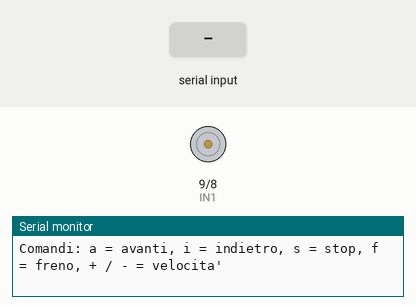
Recording of a sketch running on a simulated Arduino Uno, built with avr-gcc and run on an emulated ATmega328P. On the bench: motor-driver pin pairs drawn as motors (green arrow = first pin HIGH = forward, orange = second pin HIGH = backward, longer = more drive, scaled by the enable pin), the last lines printed to the serial monitor. Inputs (shaded band) come from the test bench.

Above: at 1.2 s.
1.3 s: "a\n" received over Serial
At 1.6 s:
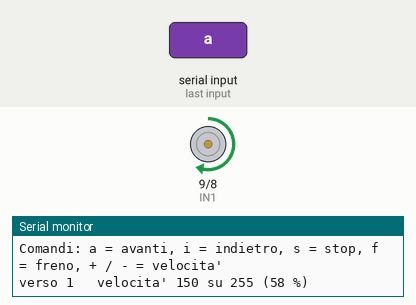
2.8 s: byte 102 ('f') received over Serial
At 3.9 s:
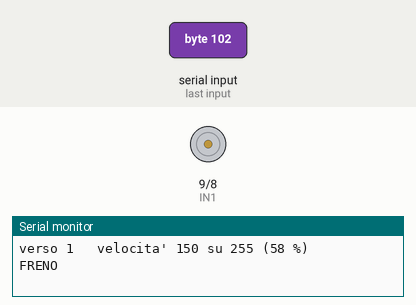
4.3 s: byte 105 ('i') received over Serial
At 5.1 s:
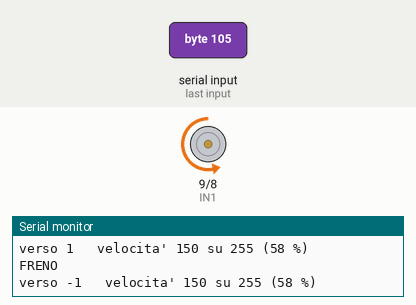
5.8 s: byte 45 ('-') received over Serial
At 6.2 s:
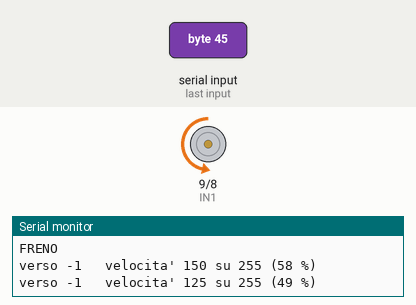
7.3 s: byte 97 ('a') received over Serial
At 8.5 s:
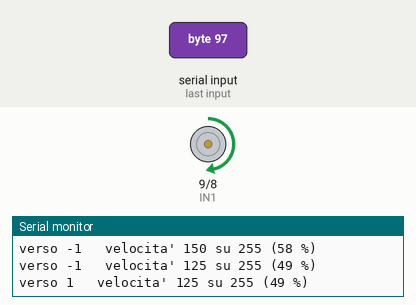
8.8 s: "i\n" received over Serial
At 9.7 s:
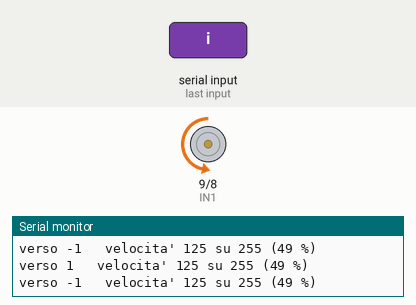
Timing chart, 0 to 11.3 s (numbered marks = the images above; inputs shaded):
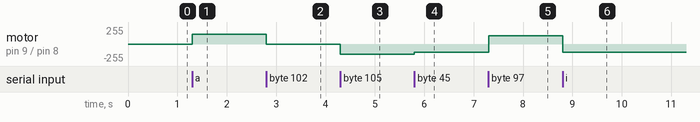

Measured:
- after the input at 1.3 s, motor on pin 9 (IN1) / pin 8 (IN2): stopped → forward 150/255 at once
- after the input at 2.8 s, motor on pin 9 (IN1) / pin 8 (IN2): forward 150/255 → stopped at once
- after the input at 4.3 s, motor on pin 9 (IN1) / pin 8 (IN2): stopped → backward 150/255 at once
- after the input at 5.8 s, motor on pin 9 (IN1) / pin 8 (IN2): backward 150/255 → backward 125/255 at once
- after the input at 7.3 s, motor on pin 9 (IN1) / pin 8 (IN2): backward 125/255 → forward 125/255 at once
- after the input at 8.8 s, motor on pin 9 (IN1) / pin 8 (IN2): forward 125/255 → backward 125/255 at once

The sketch:

es26_motore.ino
```cpp
// Scheda 26 - Un motore DC con il driver L298N
// ENA sul pin 10 (PWM), IN1 sul pin 9, IN2 sul pin 8. Togli il ponticello ENA sul driver!
// Comandi dal Monitor Seriale: a = avanti, i = indietro, s = stop, f = freno, + e - = velocità

const int ENA = 10;   // velocità (PWM)
const int IN1 = 9;    // verso
const int IN2 = 8;

int velocita = 150;   // da 0 a 255
int verso = 0;        // 1 = avanti, -1 = indietro, 0 = fermo

void motore(int vel) {          // vel da -255 (indietro) a +255 (avanti)
  if (vel > 0) {
    digitalWrite(IN1, HIGH);
    digitalWrite(IN2, LOW);
  } else if (vel < 0) {
    digitalWrite(IN1, LOW);
    digitalWrite(IN2, HIGH);
  } else {
    digitalWrite(IN1, LOW);      // IN1 = IN2: il motore si ferma per inerzia
    digitalWrite(IN2, LOW);
  }
  analogWrite(ENA, abs(vel));
}

void freno() {                   // IN1 = IN2 = HIGH con ENA al massimo: frenata decisa
  digitalWrite(IN1, HIGH);
  digitalWrite(IN2, HIGH);
  analogWrite(ENA, 255);
  verso = 0;
}

void setup() {
  pinMode(ENA, OUTPUT);
  pinMode(IN1, OUTPUT);
  pinMode(IN2, OUTPUT);
  motore(0);
  Serial.begin(9600);
  Serial.println("Comandi: a = avanti, i = indietro, s = stop, f = freno, + / - = velocita'");
}

void loop() {
  if (Serial.available()) {
    char c = Serial.read();
    if (c == 'a') verso = 1;
    if (c == 'i') verso = -1;
    if (c == 's') verso = 0;
    if (c == '+') velocita = min(velocita + 25, 255);
    if (c == '-') velocita = max(velocita - 25, 0);
    if (c == 'f') {
      freno();
      Serial.println("FRENO");
      return;
    }
    if (c == '\n' || c == '\r') return;     // ignora gli "a capo"
    motore(verso * velocita);
    Serial.print("verso ");
    Serial.print(verso);
    Serial.print("   velocita' ");
    Serial.print(velocita);
    Serial.print(" su 255 (");
    Serial.print(velocita * 100 / 255);
    Serial.println(" %)");
  }
}
```
